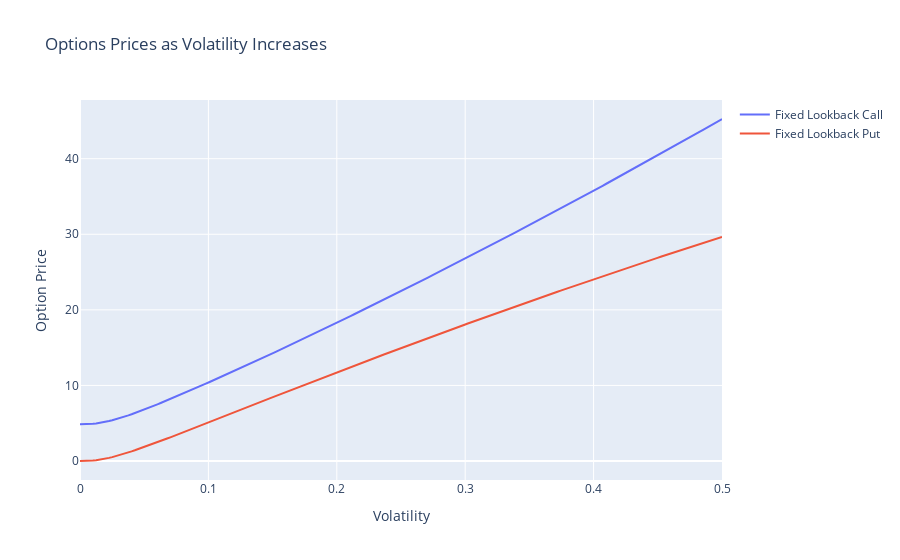

Notebook cell for this chart:
### Code cell
# Plot
fig = go.Figure()

# Add traces for Asian with volatility as variation
fig.add_trace(go.Scatter(x=results_df_volatility['Variation'], y=results_df_volatility['Fixed Lookback Call'], mode='lines', name='Fixed Lookback Call'))
fig.add_trace(go.Scatter(x=results_df_volatility['Variation'], y=results_df_volatility['Fixed Lookback Put'], mode='lines', name='Fixed Lookback Put'))

# Update layout
fig.update_layout(title='Options Prices as Volatility Increases',
                   xaxis_title='Volatility',
                   yaxis_title='Option Price')

# Show plot inline in Jupyter Notebook
iplot(fig)

### Figure 1 — Plotly figure (JSON) as saved in the notebook; plotly's stock layout.template omitted (floating-point values rounded to 4 significant figures; data arrays with more than 128 entries replaced by an {"elided": "..."} marker saying what was removed)
{"data": [{"mode": "lines", "name": "Fixed Lookback Call", "type": "scatter", "x": {"elided": "200 float values"}, "y": {"elided": "200 float values"}}, {"mode": "lines", "name": "Fixed Lookback Put", "type": "scatter", "x": {"elided": "200 float values"}, "y": {"elided": "200 float values"}}], "layout": {"title": {"text": "Options Prices as Volatility Increases"}, "xaxis": {"title": {"text": "Volatility"}}, "yaxis": {"title": {"text": "Option Price"}}}}
